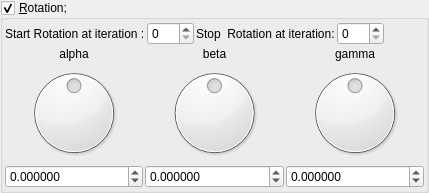
    <widget class="MyGroupBox" name="groupCheck_transf_function_enabledR_false">
     <property name="title">
      <string>&amp;Rotation; </string>
     </property>
     <property name="checkable">
      <bool>true</bool>
     </property>
     <layout class="QVBoxLayout" name="verticalLayout_9" stretch="0,0">
      <property name="spacing">
       <number>2</number>
      </property>
      <property name="leftMargin">
       <number>2</number>
      </property>
      <property name="topMargin">
       <number>2</number>
      </property>
      <property name="rightMargin">
       <number>2</number>
      </property>
      <property name="bottomMargin">
       <number>2</number>
      </property>
      <item>
       <layout class="QGridLayout" name="gridLayout_62">
        <property name="spacing">
         <number>2</number>
        </property>
        <item row="1" column="5">
         <spacer name="horizontalSpacer_35">
          <property name="orientation">
           <enum>Qt::Horizontal</enum>
          </property>
          <property name="sizeHint" stdset="0">
           <size>
            <width>40</width>
            <height>20</height>
           </size>
          </property>
         </spacer>
        </item>
        <item row="1" column="2">
         <widget class="QLabel" name="label_247">
          <property name="text">
           <string>Stop  Rotation at iteration:</string>
          </property>
         </widget>
        </item>
        <item row="1" column="3">
         <widget class="MySpinBox" name="spinboxInt_transf_stop_iterations_R">
          <property name="sizePolicy">
           <sizepolicy hsizetype="Minimum" vsizetype="Maximum">
            <horstretch>0</horstretch>
            <verstretch>0</verstretch>
           </sizepolicy>
          </property>
          <property name="maximum">
           <number>250</number>
          </property>
         </widget>
        </item>
        <item row="1" column="1">
         <widget class="MySpinBox" name="spinboxInt_transf_start_iterations_R">
          <property name="sizePolicy">
           <sizepolicy hsizetype="Minimum" vsizetype="Maximum">
            <horstretch>0</horstretch>
            <verstretch>0</verstretch>
           </sizepolicy>
          </property>
          <property name="maximum">
           <number>250</number>
          </property>
         </widget>
        </item>
        <item row="1" column="0">
         <widget class="QLabel" name="label_246">
          <property name="text">
           <string>Start Rotation at iteration :</string>
          </property>
         </widget>
        </item>
       </layout>
      </item>
      <item>
       <layout class="QGridLayout" name="gridLayout_11">
        <property name="spacing">
         <number>2</number>
        </property>
        <item row="3" column="0">
         <widget class="MyDoubleSpinBox" name="spinboxd3_transf_rotation2_x">
          <property name="sizePolicy">
           <sizepolicy hsizetype="Minimum" vsizetype="Maximum">
            <horstretch>0</horstretch>
            <verstretch>0</verstretch>
           </sizepolicy>
          </property>
          <property name="prefix">
           <string/>
          </property>
          <property name="suffix">
           <string/>
          </property>
          <property name="decimals">
           <number>6</number>
          </property>
          <property name="minimum">
           <double>-180.000000000000000</double>
          </property>
          <property name="maximum">
           <double>180.000000000000000</double>
          </property>
          <property name="singleStep">
           <double>1.000000000000000</double>
          </property>
         </widget>
        </item>
        <item row="3" column="1">
         <widget class="MyDoubleSpinBox" name="spinboxd3_transf_rotation2_y">
          <property name="sizePolicy">
           <sizepolicy hsizetype="Minimum" vsizetype="Maximum">
            <horstretch>0</horstretch>
            <verstretch>0</verstretch>
           </sizepolicy>
          </property>
          <property name="prefix">
           <string/>
          </property>
          <property name="suffix">
           <string/>
          </property>
          <property name="decimals">
           <number>6</number>
          </property>
          <property name="minimum">
           <double>-180.000000000000000</double>
          </property>
          <property name="maximum">
           <double>180.000000000000000</double>
          </property>
          <property name="singleStep">
           <double>1.000000000000000</double>
          </property>
         </widget>
        </item>
        <item row="1" column="1">
         <widget class="QLabel" name="label_37">
          <property name="text">
           <string>beta</string>
          </property>
          <property name="alignment">
           <set>Qt::AlignCenter</set>
          </property>
         </widget>
        </item>
        <item row="2" column="2">
         <widget class="QDial" name="dial3_transf_rotation2_z">
          <property name="minimum">
           <number>-18000</number>
          </property>
          <property name="maximum">
           <number>18000</number>
          </property>
          <property name="wrapping">
           <bool>true</bool>
          </property>
         </widget>
        </item>
        <item row="3" column="2">
         <widget class="MyDoubleSpinBox" name="spinboxd3_transf_rotation2_z">
          <property name="sizePolicy">
           <sizepolicy hsizetype="Minimum" vsizetype="Maximum">
            <horstretch>0</horstretch>
            <verstretch>0</verstretch>
           </sizepolicy>
          </property>
          <property name="prefix">
           <string/>
          </property>
          <property name="suffix">
           <string/>
          </property>
          <property name="decimals">
           <number>6</number>
          </property>
          <property name="minimum">
           <double>-180.000000000000000</double>
          </property>
          <property name="maximum">
           <double>180.000000000000000</double>
          </property>
          <property name="singleStep">
           <double>1.000000000000000</double>
          </property>
         </widget>
        </item>
        <item row="2" column="1">
         <widget class="QDial" name="dial3_transf_rotation2_y">
          <property name="minimum">
           <number>-18000</number>
          </property>
          <property name="maximum">
           <number>18000</number>
          </property>
          <property name="wrapping">
           <bool>true</bool>
          </property>
         </widget>
        </item>
        <item row="1" column="0">
         <widget class="QLabel" name="label_38">
          <property name="text">
           <string>alpha</string>
          </property>
          <property name="alignment">
           <set>Qt::AlignCenter</set>
          </property>
         </widget>
        </item>
        <item row="1" column="2">
         <widget class="QLabel" name="label_39">
          <property name="text">
           <string>gamma</string>
          </property>
          <property name="alignment">
           <set>Qt::AlignCenter</set>
          </property>
         </widget>
        </item>
        <item row="2" column="0">
         <widget class="QDial" name="dial3_transf_rotation2_x">
          <property name="minimum">
           <number>-18000</number>
          </property>
          <property name="maximum">
           <number>18000</number>
          </property>
          <property name="wrapping">
           <bool>true</bool>
          </property>
         </widget>
        </item>
       </layout>
      </item>
     </layout>
    </widget>
